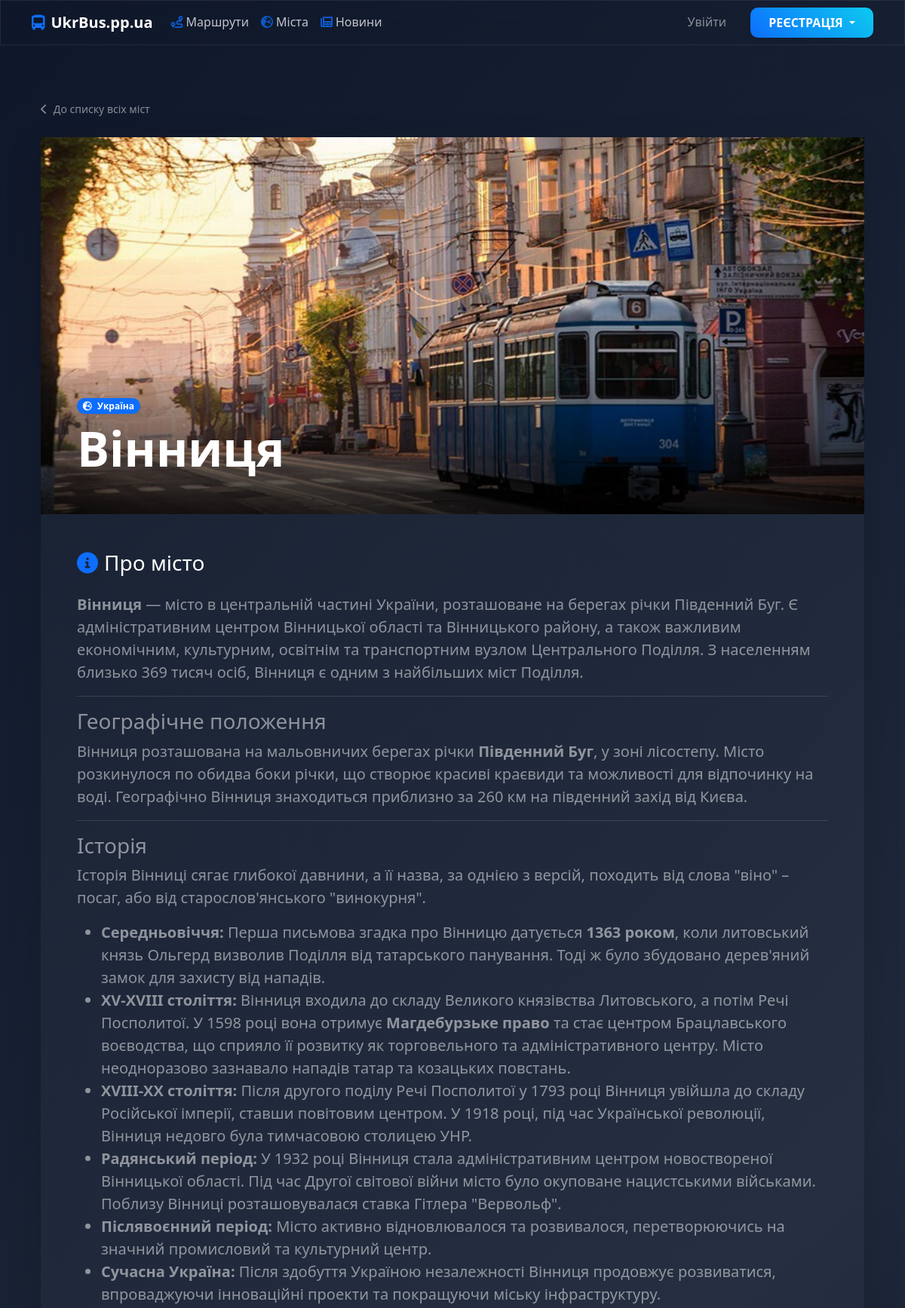
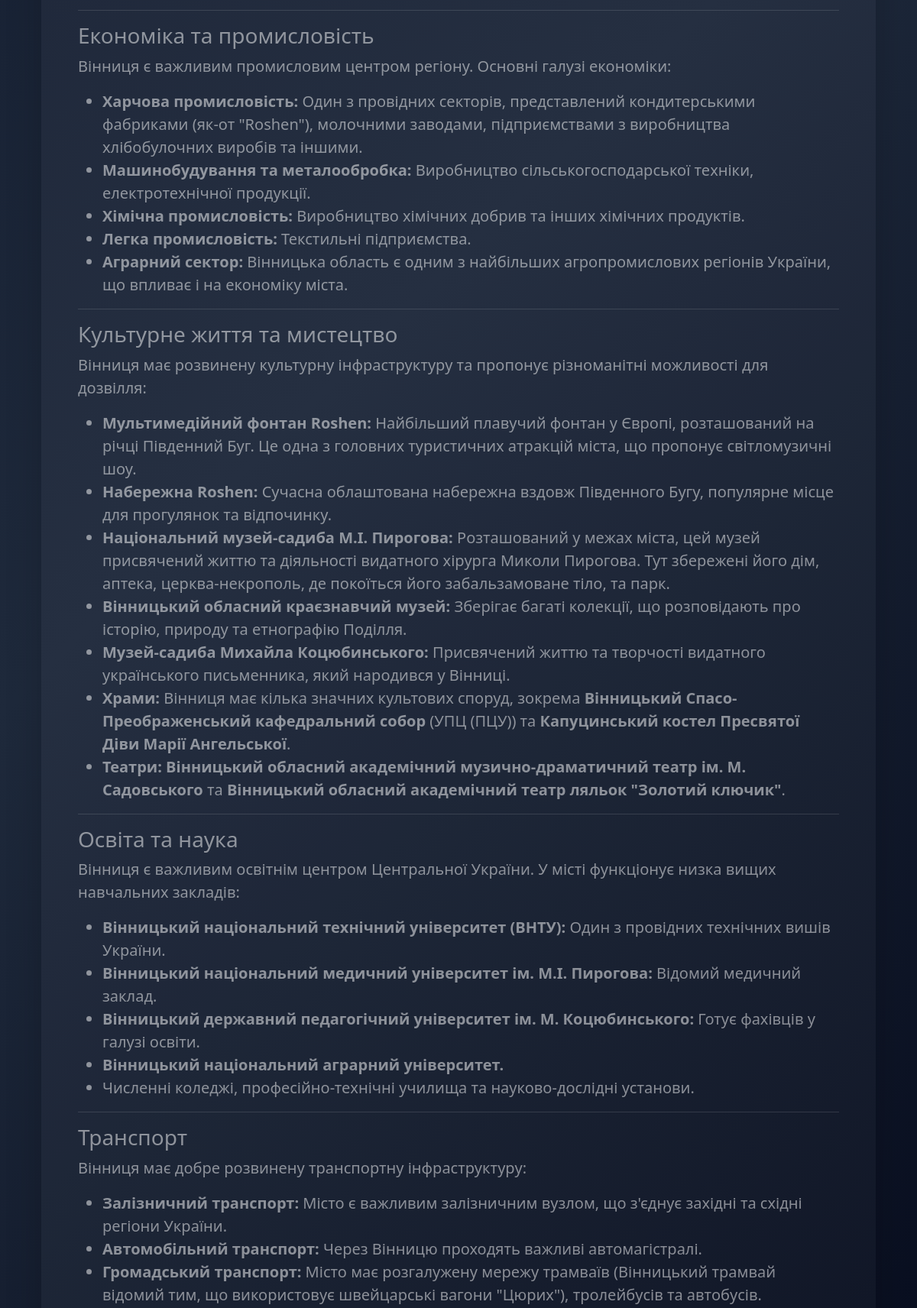
The app's page /citys/1/ (upper part) with its own data (2 pictures, top to bottom).
### city/models.py (models this page shows, shortened)
class City(models.Model):
    name = models.CharField(max_length=100, verbose_name="Місто")
    country = models.ForeignKey(Country, on_delete=models.CASCADE, related_name='cities', verbose_name="Країна")
    description = models.TextField(blank=True, verbose_name="Короткий опис міста")
    latitude = models.FloatField(null=True, blank=True, verbose_name="Широта")  # широта
    longitude = models.FloatField(null=True, blank=True, verbose_name="Довгота")  # довгота
    image = models.ImageField(upload_to='cities/', blank=True, null=True, verbose_name="Зображення міста")
    class Meta:
        verbose_name = "Місто"
        verbose_name_plural = "Міста"
        unique_together = ('name', 'country')

class Country(models.Model):
    name = models.CharField(max_length=100, unique=True, verbose_name="Країна")
    code = models.CharField(max_length=3, unique=True, verbose_name="Код країни (ISO)")
    class Meta:
        verbose_name = "Країна"
        verbose_name_plural = "Країни"

### city/views.py (the view)
# urls.py: path('<int:city_id>/', views.city_detail_view, name='city_detail'),
def city_detail_view(request, city_id):
    city = get_object_or_404(City, id=city_id)
    return render(request, 'city/city_detail.html', {'city': city})

### templates/city/city_detail.html (shortened to what this page needs)
{% extends 'base.html' %}
{% block content %}
<div class="container py-4 animate-fade-in">
<nav class="mb-4">
    <a href="{% url 'city:city_list' %}" class="text-white-50 text-decoration-none small hover-white">
        <i class="fas fa-chevron-left me-2"></i>До списку всіх міст
    </a>
</nav>
    <div class="glass-card mb-5 border-0 shadow-lg overflow-hidden p-0">
        <div class="position-relative" style="height: 500px;">
            {% if city.image %}
                <img src="{{ city.image.url }}" alt="{{ city.name }}" class="w-100 h-100 object-fit-cover">
            {% else %}
                <div class="w-100 h-100 d-flex align-items-center justify-content-center bg-dark bg-opacity-50">
                    <i class="fas fa-city text-white-50 fa-5x opacity-25"></i>
                </div>
            {% endif %}
            <div class="position-absolute bottom-0 start-0 w-100 p-5" style="background: linear-gradient(transparent, rgba(0,0,0,0.8));">
                <span class="badge bg-primary rounded-pill mb-2 shadow-sm">
                    <i class="fas fa-globe-europe me-1"></i> {{ city.country.name }}
                </span>
                <h1 class="text-white fw-bold mb-0 display-3 shadow-text">{{ city.name }}</h1>
            </div>
        </div>
        <div class="p-5">
            <h3 class="text-white mb-4">
                <i class="fas fa-info-circle text-primary me-2"></i>Про місто
            </h3>
            <div class="text-white-50 fs-5 lh-base city-description">
                {% if city.description %}
                    {{ city.description|safe }}
                {% else %}
                    <p>Місто {{ city.name }} — важливий транспортний вузол. Скористайтеся пошуком, щоб знайти найкращі квитки.</p>
                {% endif %}
            </div>
        </div>
    </div>
</div>
{% endblock %}

### static/css/glass-style.css (style rules this page uses)
:root { --glass-bg: rgba(255, 255, 255, 0.03); --glass-bg-hover: rgba(255, 255, 255, 0.08); --glass-border: rgba(255, 255, 255, 0.08); --glass-input-border: rgba(255, 255, 255, 0.15); --accent-color: #0d6efd; --accent-glow: rgba(13, 110, 253, 0.4); --accent-hover: #0b5ed7; --blur-val: blur(15px); --transition: all 0.3s cubic-bezier(0.4, 0, 0.2, 1); --card-shadow: 0 8px 32px 0 rgba(0, 0, 0, 0.5); }
body { background: linear-gradient(135deg, #0f172a, #1e293b, #020617) fixed no-repeat; background-size: cover; min-height: 100vh; display: flex; flex-direction: column; color: #f8fafc; font-family: 'Segoe UI', system-ui, -apple-system, sans-serif; line-height: 1.6; }
.glass-nav, .glass-dropdown, .glass-card, .glass-footer, .glass-input { backdrop-filter: var(--blur-val); -webkit-backdrop-filter: var(--blur-val); border: 1px solid var(--glass-border); }
.glass-card { background: var(--glass-bg); border-radius: 20px; box-shadow: var(--card-shadow); padding: 1.5rem; transition: var(--transition); position: relative; overflow: visible !important; }
.animate-fade-in { animation: fadeIn 0.5s ease-in forwards; }

### records on screen
City: image (picture), country.name "Україна", name "Вінниця", description "Вінниця — місто в центральній частині України, розташоване на берегах річки Південний Буг. Є адміністративним центром Вінницької області та Вінницького району, а також важливим економічним, культурним, освітнім та транспортним вузлом Центрального Поділля. З населенням близько 369 тисяч осіб, Вінниця є одним з найбільших міст Поділля. Географічне положення Вінниця розташована на мальовничих берегах річки Південний Буг , у зоні лісостепу. Місто розкинулося по обидва боки річки, що створює красиві краєвиди та можливості для відпочинку на воді. Географічно Вінниця знаходиться приблизно за 260 км на південний захід від Києва. Історія Історія Вінниці сягає глибокої давнини, а її назва, за однією…"
